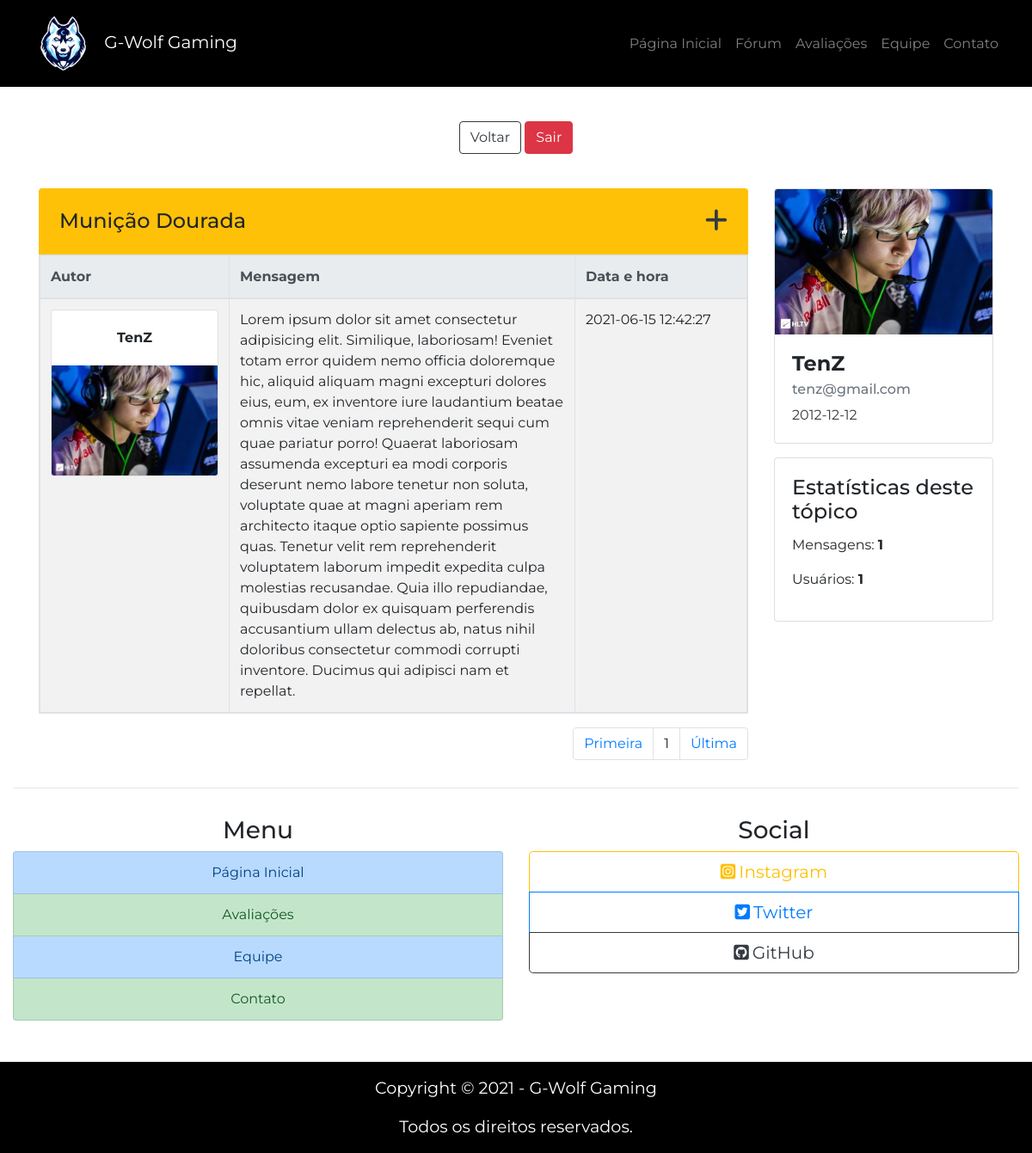
/topicos/municao-dourada.php (signed in), run on the app's committed database.
### tables this page shows
CREATE TABLE IF NOT EXISTS `mensagens_topico` (
  `id_msg` int(11) NOT NULL AUTO_INCREMENT,
  `conteudo_msg` varchar(3000) NOT NULL,
  `autor_msg` varchar(255) NOT NULL,
  `img_autor_msg` varchar(40) NOT NULL,
  `data_msg` datetime NOT NULL,
  `topico_msg` varchar(255) NOT NULL,
  PRIMARY KEY (`id_msg`)
);

### topicos/municao-dourada.php (the view, shortened to what this page needs)
<?php
include_once("../php/conexao.php");
$contar_msg = "SELECT * FROM mensagens_topico WHERE topico_msg = 'Munição Dourada'";
$resultado_contar_msg = mysqli_query($connect, $contar_msg);
$total_msg = mysqli_num_rows($resultado_contar_msg);
$contar_usuarios = "SELECT autor_msg, COUNT(autor_msg) as total FROM mensagens_topico WHERE topico_msg = 'Munição Dourada' GROUP BY autor_msg";
$resultado_contar_usuarios = mysqli_query($connect, $contar_usuarios);
$total_usuarios = mysqli_num_rows($resultado_contar_usuarios);
?>
<!DOCTYPE html>
<html lang="pt-br">
<head>
    <link rel="stylesheet" href="https://stackpath.bootstrapcdn.com/bootstrap/4.5.0/css/bootstrap.min.css">
    <link rel="stylesheet" href="../css/global.css">
    <link rel="stylesheet" href="../css/homeforum.css">
</head>
<body>
    <header>
        <nav class="navbar navbar-expand-lg navbar-dark bg-black">
            <div class="container-fluid py-0">
                <a class="navbar-brand text-white p-0" href="../index.php">
                    <img id="logo" src="../assets/logo-sem-texto.png" alt="G-Wolf Gaming">
                    G-Wolf Gaming
                </a>
                <div class="collapse navbar-collapse justify-content-end" id="navbarSite">
                    <ul class="navbar-nav">
                        <li class="nav-item">
                            <a class="nav-link" href="../index.php">Página Inicial</a>
                        </li>
                        <li class="nav-item">
                            <a class="nav-link" href="../forum.php">Fórum</a>
                        </li>
                        <li class="nav-item">
                            <a class="nav-link" href="../avaliacoes.html">Avaliações</a>
                        </li>
                        <li class="nav-item">
                            <a class="nav-link" href="../equipe.html">Equipe</a>
                        </li>
                        <li class="nav-item">
                            <a class="nav-link " href="../contato.php">Contato</a>
                        </li>
                    </ul>
                </div>
            </div>
        </nav>
    </header>
    <main>
        <div class="container mt-2">
            <div class="bg-white mb-3 rounded-bottom">
                <div class="container">
                    <div class="row py-4 d-flex align-items-center">
                        <div class="col-md-12 text-center">
                            <a href="../forum.php" class="btn btn-outline-dark mt-2">Voltar</a>
                            <a href="../php/sair.php"><button class="btn btn-danger mt-2">Sair</button></a>
                        </div>
                    </div>
                </div>
            </div>
            <div class="row">
                <div class="col-12 col-lg-9 col-xl-9">
                    <div id="topic" class="d-flex bg-warning mb-0 p-4 rounded-top justify-content-between">
                        <h2 class="h4 mb-0">Munição Dourada</h2>
                        <a href class="h4 text-dark mb-0" data-toggle="modal" data-target="#createMsgModal"><i class="fas fa-plus fa-lg"></i></a>
                    </div>
                    <table class="table table-striped table-bordered table-responsive">
                        <thead class="thead-light">
                            <tr>
                                <th scope="col" class="autor-col">Autor</th>
                                <th scope="col" class="msg-col">Mensagem</th>
                                <th scope="col" class="date-col">Data e hora</th>
                            </tr>
                        </thead>
                        <tbody>
                            <?php
                                $pagina_atual = filter_input(INPUT_GET, 'pagina', FILTER_SANITIZE_NUMBER_INT);
                                $pagina = (!empty($pagina_atual)) ? $pagina_atual : 1;
                                $qnt_pagina = 20;
                                $inicio = ($qnt_pagina * $pagina) - $qnt_pagina;
                                $show_msg = "SELECT * FROM mensagens_topico WHERE topico_msg = 'Munição Dourada' LIMIT $inicio, $qnt_pagina";
                                $resultado_show_msg = mysqli_query($connect, $show_msg);
                                while($row_msg = mysqli_fetch_assoc($resultado_show_msg)):
                            ?>
                            <tr>
                                <td>
                                    <div class="card text-center">
                                        <div class="card-body">
                                            <b><?php echo $row_msg['autor_msg']; ?></b>
                                        </div>
                                        <img class="card-img-bottom" src="../upload/<?php echo $row_msg['img_autor_msg']; ?>" alt="Imagem Autor">
                                    </div>
                                </td>
                                <td>
                                    <?php echo $row_msg['conteudo_msg']; ?>
                                </td>
                                <td>
                                    <div><?php echo $row_msg['data_msg']; ?></div>
                                </td>
                            </tr>
                            <?php
                                endwhile;
                            ?>
                        </tbody>
                    </table>
                    <div>
                        <nav>
                            <ul class="pagination justify-content-end">
                        <?php
                            $result_pg = "SELECT COUNT(id_msg) AS num_result FROM mensagens_topico WHERE topico_msg = 'Munição Dourada'";
                            $resultado_pg = mysqli_query($connect, $result_pg);
                            $row_pg = mysqli_fetch_assoc($resultado_pg);
                            $quantidade_pg = ceil($row_pg['num_result'] / $qnt_pagina);
                            echo "<li class='page-item'><a class='page-link' href='./municao-dourada.php?pagina=1'>Primeira</a></li>";
                            echo "<li class='page-item'><a class='page-link'>$pagina</a></li>";
                            echo "<li class='page-item'><a class='page-link' href='./municao-dourada.php?pagina=$quantidade_pg'>Última</a></li>";
                        ?>
                            </ul>
                        </nav>
                    </div>
                </div>
                <div class="col-12 col-lg-3 col-xl-3">
                    <aside>
                        <div class="row">
                            <div class="col-12 col-sm-6 col-lg-12 col-xl-12">
                                <div class="card mb-3 mb-sm-3 mb-xl-3">
                                    <img src="../upload/<?php echo $_SESSION['usuarioImgPerfil']; ?>" class="card-img-top">
                                    <div class="card-body">
                                        <h4 class="card-title"><b><?php echo $_SESSION['usuarioNome']; ?></b></h4>
                                        <h6 class="card-subtitle mb-2 text-muted"><?php echo $_SESSION['usuarioEmail']; ?></h5>
                                        <p class="card-text text-dark"><?php echo $_SESSION['usuarioDtNasc']; ?></p>
                                    </div>
                                </div>
                            </div>
                            <div class="col-12 col-sm-6 col-lg-12 col-xl-12">
                                <div class="card mb-3 mb-sm-3 mb-xl-3">
                                    <div class="card-body">
                                        <h2 class="h4 card-title">Estatísticas deste tópico</h1>
                                        <p>Mensagens: <b><?php echo $total_msg; ?></b></p>
                                        <p>Usuários: <b><?php echo $total_usuarios; ?></b></p>
                                    </div>
                                </div>
                            </div>
                        </div>
                    </aside>
                </div>
            </div>
        </div>
    </main>
    <footer>
        <div class="container-fluid">
            <div class="row">
                <div class="col-12 mb-3">
                    <hr>
                </div>
                <div class="col-sm-6 mb-4 text-center">
                    <h3>Menu</h3>
                    <div class="list-group">
                        <a class="list-group-item list-group-item-action list-group-item-primary" href="../index.php">Página Inicial</a>
                        <a class="list-group-item list-group-item-action list-group-item-success" href="../avaliacoes.html">Avaliações</a>
                        <a class="list-group-item list-group-item-action list-group-item-primary" href="../equipe.html">Equipe</a>
                        <a class="list-group-item list-group-item-action list-group-item-success" href="../contato.php">Contato</a>
                    </div>
                </div>
                <div class="col-sm-6 mb-1 text-center">
                    <h3>Social</h3>
                    <div class="btn-group-vertical btn-block btn-group-lg" role="group">
                        <a class="btn btn-outline-warning" href="https://www.instagram.com/oficialgwolf/" target="_blank"><i class="fab fa-instagram-square mr-1"></i>Instagram</a>
                        <a class="btn btn-outline-primary" href="https://twitter.com/oficialgwolf" target="_blank"><i class="fab fa-twitter-square mr-1"></i>Twitter</a>
                        <a class="btn btn-outline-dark" href="https://github.com/oficialgwolf" target="_blank"><i class="fab fa-github-square mr-1"></i>GitHub</a>
                    </div>
                </div>
                <div class="col-12 text-center bg-black pt-3 mt-4">
                    <p class="font-size-maior text-white">Copyright © 2021 - G-Wolf Gaming</p>
                    <p class="font-size-maior text-white">Todos os direitos reservados.</p>
                </div>
            </div>
        </div>
    </footer>
</body>
</html>

### css/global.css (style rules this page uses)
body { font-family: 'Montserrat', sans-serif; }
.bg-black { background-color: #000; }
.font-size-maior { font-size: 1.2em; }
#logo { width: 85px; }

### css/homeforum.css (style rules this page uses)
.autor-col { min-width: 220px; }
.msg-col { min-width: 402px; }
.date-col { min-width: 200px; }

### data on the page
mensagens_topico: autor_msg "TenZ", img_autor_msg (picture), conteudo_msg "Lorem ipsum dolor sit amet consectetur adipisicing elit. Similique, laboriosam! Eveniet totam error quidem nemo officia doloremque hic, aliquid aliquam magni excepturi dolores eius, eum, ex inventore iure laudantium beatae omnis vitae veniam reprehenderit sequi cum quae pariatur porro! Quaerat laboriosam assumenda excepturi ea modi corporis deserunt nemo labore tenetur non soluta, voluptate quae at magni aperiam rem architecto itaque optio sapiente possimus quas. Tenetur velit rem reprehenderit voluptatem laborum impedit expedita culpa molestias recusandae. Quia illo repudiandae, quibusdam dolor ex quisquam perferendis accusantium ullam delectus ab, natus nihil doloribus consectetur commodi…", data_msg "2021-06-15 12:42:27"

### other printed values
$pagina "1"
$_SESSION['usuarioNome'] "TenZ"
$_SESSION['usuarioEmail'] "tenz@gmail.com"
$_SESSION['usuarioDtNasc'] "2012-12-12"
$total_msg "1"
$total_usuarios "1"
